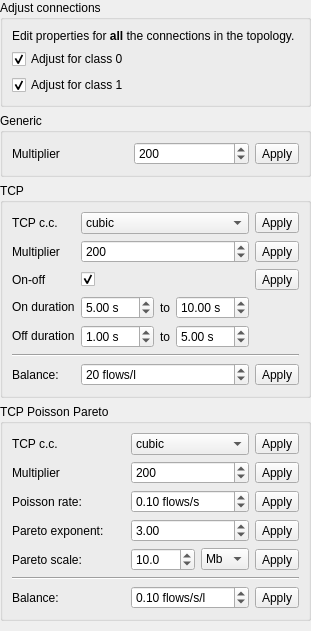
               <widget class="QWidget" name="pageAdjustConnections">
                <layout class="QVBoxLayout" name="verticalLayout_14">
                 <property name="leftMargin">
                  <number>0</number>
                 </property>
                 <property name="topMargin">
                  <number>0</number>
                 </property>
                 <property name="rightMargin">
                  <number>0</number>
                 </property>
                 <property name="bottomMargin">
                  <number>10</number>
                 </property>
                 <item>
                  <widget class="QGroupBox" name="groupBox_21">
                   <property name="sizePolicy">
                    <sizepolicy hsizetype="Preferred" vsizetype="Maximum">
                     <horstretch>0</horstretch>
                     <verstretch>0</verstretch>
                    </sizepolicy>
                   </property>
                   <property name="title">
                    <string>Adjust connections</string>
                   </property>
                   <layout class="QVBoxLayout" name="verticalLayout_15">
                    <item>
                     <widget class="QLabel" name="label_41">
                      <property name="text">
                       <string>&lt;html&gt;&lt;head/&gt;&lt;body&gt;&lt;p&gt;Edit properties for &lt;span style=&quot; font-weight:600;&quot;&gt;all&lt;/span&gt; the connections in the topology.&lt;/p&gt;&lt;/body&gt;&lt;/html&gt;</string>
                      </property>
                     </widget>
                    </item>
                    <item>
                     <widget class="QCheckBox" name="checkAdjustClass0">
                      <property name="text">
                       <string>Adjust for class 0</string>
                      </property>
                      <property name="checked">
                       <bool>true</bool>
                      </property>
                     </widget>
                    </item>
                    <item>
                     <widget class="QCheckBox" name="checkAdjustClass1">
                      <property name="text">
                       <string>Adjust for class 1</string>
                      </property>
                      <property name="checked">
                       <bool>true</bool>
                      </property>
                     </widget>
                    </item>
                   </layout>
                  </widget>
                 </item>
                 <item>
                  <widget class="QGroupBox" name="groupBox_29">
                   <property name="sizePolicy">
                    <sizepolicy hsizetype="Preferred" vsizetype="Maximum">
                     <horstretch>0</horstretch>
                     <verstretch>0</verstretch>
                    </sizepolicy>
                   </property>
                   <property name="title">
                    <string>Generic</string>
                   </property>
                   <layout class="QGridLayout" name="gridLayout_24">
                    <item row="0" column="0">
                     <widget class="QLabel" name="label_72">
                      <property name="text">
                       <string>Multiplier</string>
                      </property>
                     </widget>
                    </item>
                    <item row="0" column="1">
                     <widget class="QSpinBox" name="spinGenericMultiplier">
                      <property name="minimum">
                       <number>1</number>
                      </property>
                      <property name="maximum">
                       <number>999</number>
                      </property>
                      <property name="singleStep">
                       <number>50</number>
                      </property>
                      <property name="value">
                       <number>200</number>
                      </property>
                     </widget>
                    </item>
                    <item row="0" column="2">
                     <widget class="QToolButton" name="btnGenericMultiplier">
                      <property name="text">
                       <string>Apply</string>
                      </property>
                     </widget>
                    </item>
                   </layout>
                  </widget>
                 </item>
                 <item>
                  <widget class="QGroupBox" name="groupBox_28">
                   <property name="sizePolicy">
                    <sizepolicy hsizetype="Preferred" vsizetype="Maximum">
                     <horstretch>0</horstretch>
                     <verstretch>0</verstretch>
                    </sizepolicy>
                   </property>
                   <property name="title">
                    <string>TCP</string>
                   </property>
                   <layout class="QGridLayout" name="gridLayout_22">
                    <item row="1" column="1">
                     <widget class="QSpinBox" name="spinTCPxMultiplier">
                      <property name="minimum">
                       <number>1</number>
                      </property>
                      <property name="maximum">
                       <number>999</number>
                      </property>
                      <property name="singleStep">
                       <number>50</number>
                      </property>
                      <property name="value">
                       <number>200</number>
                      </property>
                     </widget>
                    </item>
                    <item row="4" column="1">
                     <widget class="QWidget" name="widget_18" native="true">
                      <layout class="QHBoxLayout" name="horizontalLayout_19">
                       <property name="leftMargin">
                        <number>0</number>
                       </property>
                       <property name="topMargin">
                        <number>0</number>
                       </property>
                       <property name="rightMargin">
                        <number>0</number>
                       </property>
                       <property name="bottomMargin">
                        <number>0</number>
                       </property>
                       <item>
                        <widget class="QWidget" name="widget_20" native="true">
                         <layout class="QHBoxLayout" name="horizontalLayout_20">
                          <property name="leftMargin">
                           <number>0</number>
                          </property>
                          <property name="topMargin">
                           <number>0</number>
                          </property>
                          <property name="rightMargin">
                           <number>0</number>
                          </property>
                          <property name="bottomMargin">
                           <number>0</number>
                          </property>
                          <item>
                           <widget class="QDoubleSpinBox" name="spinOffDurationMinAdjust">
                            <property name="suffix">
                             <string> s</string>
                            </property>
                            <property name="maximum">
                             <double>999.990000000000009</double>
                            </property>
                            <property name="value">
                             <double>1.000000000000000</double>
                            </property>
                           </widget>
                          </item>
                          <item>
                           <widget class="QLabel" name="label_67">
                            <property name="sizePolicy">
                             <sizepolicy hsizetype="Maximum" vsizetype="Preferred">
                              <horstretch>0</horstretch>
                              <verstretch>0</verstretch>
                             </sizepolicy>
                            </property>
                            <property name="text">
                             <string>to</string>
                            </property>
                           </widget>
                          </item>
                          <item>
                           <widget class="QDoubleSpinBox" name="spinOffDurationMaxAdjust">
                            <property name="suffix">
                             <string> s</string>
                            </property>
                            <property name="maximum">
                             <double>999.990000000000009</double>
                            </property>
                            <property name="value">
                             <double>5.000000000000000</double>
                            </property>
                           </widget>
                          </item>
                         </layout>
                        </widget>
                       </item>
                      </layout>
                     </widget>
                    </item>
                    <item row="2" column="2">
                     <widget class="QToolButton" name="btnTCPxOnOff">
                      <property name="text">
                       <string>Apply</string>
                      </property>
                     </widget>
                    </item>
                    <item row="4" column="0">
                     <widget class="QLabel" name="labelOffDuration_2">
                      <property name="sizePolicy">
                       <sizepolicy hsizetype="Preferred" vsizetype="Maximum">
                        <horstretch>0</horstretch>
                        <verstretch>0</verstretch>
                       </sizepolicy>
                      </property>
                      <property name="text">
                       <string>Off duration</string>
                      </property>
                     </widget>
                    </item>
                    <item row="3" column="0">
                     <widget class="QLabel" name="labelOnDuration_2">
                      <property name="sizePolicy">
                       <sizepolicy hsizetype="Preferred" vsizetype="Maximum">
                        <horstretch>0</horstretch>
                        <verstretch>0</verstretch>
                       </sizepolicy>
                      </property>
                      <property name="text">
                       <string>On duration</string>
                      </property>
                     </widget>
                    </item>
                    <item row="2" column="0">
                     <widget class="QLabel" name="label_65">
                      <property name="text">
                       <string>On-off</string>
                      </property>
                     </widget>
                    </item>
                    <item row="6" column="0" colspan="3">
                     <widget class="QWidget" name="widget_17" native="true">
                      <layout class="QHBoxLayout" name="horizontalLayout_18">
                       <property name="leftMargin">
                        <number>0</number>
                       </property>
                       <property name="topMargin">
                        <number>0</number>
                       </property>
                       <property name="rightMargin">
                        <number>0</number>
                       </property>
                       <property name="bottomMargin">
                        <number>0</number>
                       </property>
                       <item>
                        <widget class="Line" name="line_2">
                         <property name="orientation">
                          <enum>Qt::Horizontal</enum>
                         </property>
                        </widget>
                       </item>
                      </layout>
                     </widget>
                    </item>
                    <item row="2" column="1">
                     <widget class="QCheckBox" name="checkTCPxOnOff">
                      <property name="text">
                       <string/>
                      </property>
                      <property name="checked">
                       <bool>true</bool>
                      </property>
                     </widget>
                    </item>
                    <item row="7" column="2">
                     <widget class="QToolButton" name="btnTCPxMultiplierBalance">
                      <property name="text">
                       <string>Apply</string>
                      </property>
                     </widget>
                    </item>
                    <item row="7" column="1">
                     <widget class="QSpinBox" name="spinTCPxMultiplierBalance">
                      <property name="suffix">
                       <string> flows/l</string>
                      </property>
                      <property name="minimum">
                       <number>1</number>
                      </property>
                      <property name="maximum">
                       <number>999</number>
                      </property>
                      <property name="singleStep">
                       <number>50</number>
                      </property>
                      <property name="value">
                       <number>20</number>
                      </property>
                     </widget>
                    </item>
                    <item row="7" column="0">
                     <widget class="QLabel" name="label_63">
                      <property name="text">
                       <string>Balance:</string>
                      </property>
                     </widget>
                    </item>
                    <item row="3" column="1">
                     <widget class="QWidget" name="widget_19" native="true">
                      <layout class="QGridLayout" name="gridLayout_23">
                       <property name="leftMargin">
                        <number>0</number>
                       </property>
                       <property name="topMargin">
                        <number>0</number>
                       </property>
                       <property name="rightMargin">
                        <number>0</number>
                       </property>
                       <property name="bottomMargin">
                        <number>0</number>
                       </property>
                       <item row="0" column="2">
                        <widget class="QDoubleSpinBox" name="spinOnDurationMinAdjust">
                         <property name="suffix">
                          <string> s</string>
                         </property>
                         <property name="maximum">
                          <double>999.990000000000009</double>
                         </property>
                         <property name="value">
                          <double>5.000000000000000</double>
                         </property>
                        </widget>
                       </item>
                       <item row="0" column="4">
                        <widget class="QDoubleSpinBox" name="spinOnDurationMaxAdjust">
                         <property name="suffix">
                          <string> s</string>
                         </property>
                         <property name="maximum">
                          <double>999.990000000000009</double>
                         </property>
                         <property name="value">
                          <double>10.000000000000000</double>
                         </property>
                        </widget>
                       </item>
                       <item row="0" column="3">
                        <widget class="QLabel" name="label_66">
                         <property name="sizePolicy">
                          <sizepolicy hsizetype="Maximum" vsizetype="Preferred">
                           <horstretch>0</horstretch>
                           <verstretch>0</verstretch>
                          </sizepolicy>
                         </property>
                         <property name="text">
                          <string>to</string>
                         </property>
                        </widget>
                       </item>
                      </layout>
                     </widget>
                    </item>
                    <item row="1" column="2">
                     <widget class="QToolButton" name="btnTCPxMultiplier">
                      <property name="text">
                       <string>Apply</string>
                      </property>
                     </widget>
                    </item>
                    <item row="1" column="0">
                     <widget class="QLabel" name="label_64">
                      <property name="text">
                       <string>Multiplier</string>
                      </property>
                     </widget>
                    </item>
                    <item row="0" column="0">
                     <widget class="QLabel" name="label_73">
                      <property name="text">
                       <string>TCP c.c.</string>
                      </property>
                     </widget>
                    </item>
                    <item row="0" column="1">
                     <widget class="QComboBox" name="cmbTcpCongestionControl">
                      <property name="sizeAdjustPolicy">
                       <enum>QComboBox::AdjustToContents</enum>
                      </property>
                      <item>
                       <property name="text">
                        <string>cubic</string>
                       </property>
                      </item>
                      <item>
                       <property name="text">
                        <string>reno</string>
                       </property>
                      </item>
                     </widget>
                    </item>
                    <item row="0" column="2">
                     <widget class="QToolButton" name="btnTcpCongestionCOntrol">
                      <property name="text">
                       <string>Apply</string>
                      </property>
                     </widget>
                    </item>
                   </layout>
                  </widget>
                 </item>
                 <item>
                  <widget class="QGroupBox" name="groupBox_22">
                   <property name="sizePolicy">
                    <sizepolicy hsizetype="Preferred" vsizetype="Maximum">
                     <horstretch>0</horstretch>
                     <verstretch>0</verstretch>
                    </sizepolicy>
                   </property>
                   <property name="title">
                    <string>TCP Poisson Pareto</string>
                   </property>
                   <layout class="QGridLayout" name="gridLayout_15">
                    <item row="1" column="2">
                     <widget class="QToolButton" name="btnTCPParetoMultiplier">
                      <property name="text">
                       <string>Apply</string>
                      </property>
                     </widget>
                    </item>
                    <item row="6" column="0">
                     <widget class="QLabel" name="label_62">
                      <property name="text">
                       <string>Balance:</string>
                      </property>
                     </widget>
                    </item>
                    <item row="5" column="0" colspan="3">
                     <widget class="QWidget" name="widget_16" native="true">
                      <layout class="QHBoxLayout" name="horizontalLayout_17">
                       <property name="leftMargin">
                        <number>0</number>
                       </property>
                       <property name="topMargin">
                        <number>0</number>
                       </property>
                       <property name="rightMargin">
                        <number>0</number>
                       </property>
                       <property name="bottomMargin">
                        <number>0</number>
                       </property>
                       <item>
                        <widget class="Line" name="line">
                         <property name="orientation">
                          <enum>Qt::Horizontal</enum>
                         </property>
                        </widget>
                       </item>
                      </layout>
                     </widget>
                    </item>
                    <item row="3" column="1">
                     <widget class="QDoubleSpinBox" name="spinTCPParetoExp">
                      <property name="maximum">
                       <double>999.000000000000000</double>
                      </property>
                      <property name="singleStep">
                       <double>0.100000000000000</double>
                      </property>
                      <property name="value">
                       <double>3.000000000000000</double>
                      </property>
                     </widget>
                    </item>
                    <item row="2" column="2">
                     <widget class="QToolButton" name="btnTCPPoissonProb">
                      <property name="text">
                       <string>Apply</string>
                      </property>
                     </widget>
                    </item>
                    <item row="2" column="0">
                     <widget class="QLabel" name="label_42">
                      <property name="text">
                       <string>Poisson rate:</string>
                      </property>
                     </widget>
                    </item>
                    <item row="6" column="2">
                     <widget class="QToolButton" name="btnTCPPoissonBalanceRates">
                      <property name="text">
                       <string>Apply</string>
                      </property>
                     </widget>
                    </item>
                    <item row="4" column="1">
                     <widget class="QWidget" name="widget_8" native="true">
                      <layout class="QHBoxLayout" name="horizontalLayout_8">
                       <property name="leftMargin">
                        <number>0</number>
                       </property>
                       <property name="topMargin">
                        <number>0</number>
                       </property>
                       <property name="rightMargin">
                        <number>0</number>
                       </property>
                       <property name="bottomMargin">
                        <number>0</number>
                       </property>
                       <item>
                        <widget class="QDoubleSpinBox" name="spinTCPParetoScale">
                         <property name="prefix">
                          <string/>
                         </property>
                         <property name="suffix">
                          <string/>
                         </property>
                         <property name="decimals">
                          <number>1</number>
                         </property>
                         <property name="minimum">
                          <double>0.100000000000000</double>
                         </property>
                         <property name="maximum">
                          <double>9999.000000000000000</double>
                         </property>
                         <property name="singleStep">
                          <double>1.000000000000000</double>
                         </property>
                         <property name="value">
                          <double>10.000000000000000</double>
                         </property>
                        </widget>
                       </item>
                       <item>
                        <widget class="QComboBox" name="cmbTCPParetoScaleUnit">
                         <property name="currentIndex">
                          <number>2</number>
                         </property>
                         <property name="sizeAdjustPolicy">
                          <enum>QComboBox::AdjustToContents</enum>
                         </property>
                         <item>
                          <property name="text">
                           <string>b</string>
                          </property>
                         </item>
                         <item>
                          <property name="text">
                           <string>Kb</string>
                          </property>
                         </item>
                         <item>
                          <property name="text">
                           <string>Mb</string>
                          </property>
                         </item>
                         <item>
                          <property name="text">
                           <string>Gb</string>
                          </property>
                         </item>
                         <item>
                          <property name="text">
                           <string>B</string>
                          </property>
                         </item>
                         <item>
                          <property name="text">
                           <string>KB</string>
                          </property>
                         </item>
                         <item>
                          <property name="text">
                           <string>MB</string>
                          </property>
                         </item>
                         <item>
                          <property name="text">
                           <string>GB</string>
                          </property>
                         </item>
                        </widget>
                       </item>
                      </layout>
                     </widget>
                    </item>
                    <item row="4" column="2">
                     <widget class="QToolButton" name="btnTCPParetoScale">
                      <property name="text">
                       <string>Apply</string>
                      </property>
                     </widget>
                    </item>
                    <item row="6" column="1">
                     <widget class="QDoubleSpinBox" name="spinTCPPoissonRateBalance">
                      <property name="suffix">
                       <string> flows/s/l</string>
                      </property>
                      <property name="maximum">
                       <double>99.000000000000000</double>
                      </property>
                      <property name="singleStep">
                       <double>0.100000000000000</double>
                      </property>
                      <property name="value">
                       <double>0.100000000000000</double>
                      </property>
                     </widget>
                    </item>
                    <item row="4" column="0">
                     <widget class="QLabel" name="label_43">
                      <property name="text">
                       <string>Pareto scale:</string>
                      </property>
                     </widget>
                    </item>
                    <item row="3" column="0">
                     <widget class="QLabel" name="label_44">
                      <property name="text">
                       <string>Pareto exponent:</string>
                      </property>
                     </widget>
                    </item>
                    <item row="3" column="2">
                     <widget class="QToolButton" name="btnTCPParetoExp">
                      <property name="text">
                       <string>Apply</string>
                      </property>
                     </widget>
                    </item>
                    <item row="2" column="1">
                     <widget class="QDoubleSpinBox" name="spinTCPPoissonProb">
                      <property name="suffix">
                       <string> flows/s</string>
                      </property>
                      <property name="maximum">
                       <double>99.000000000000000</double>
                      </property>
                      <property name="singleStep">
                       <double>0.100000000000000</double>
                      </property>
                      <property name="value">
                       <double>0.100000000000000</double>
                      </property>
                     </widget>
                    </item>
                    <item row="1" column="0">
                     <widget class="QLabel" name="label_69">
                      <property name="text">
                       <string>Multiplier</string>
                      </property>
                     </widget>
                    </item>
                    <item row="1" column="1">
                     <widget class="QSpinBox" name="spinTCPParetoMultiplier">
                      <property name="minimum">
                       <number>1</number>
                      </property>
                      <property name="maximum">
                       <number>100000</number>
                      </property>
                      <property name="singleStep">
                       <number>50</number>
                      </property>
                      <property name="value">
                       <number>200</number>
                      </property>
                     </widget>
                    </item>
                    <item row="0" column="0">
                     <widget class="QLabel" name="label_75">
                      <property name="text">
                       <string>TCP c.c.</string>
                      </property>
                     </widget>
                    </item>
                    <item row="0" column="1">
                     <widget class="QComboBox" name="cmbTcpParetoCongestionControl">
                      <property name="sizeAdjustPolicy">
                       <enum>QComboBox::AdjustToContents</enum>
                      </property>
                      <item>
                       <property name="text">
                        <string>cubic</string>
                       </property>
                      </item>
                      <item>
                       <property name="text">
                        <string>reno</string>
                       </property>
                      </item>
                     </widget>
                    </item>
                    <item row="0" column="2">
                     <widget class="QToolButton" name="btnTcpParetoCongestionControl">
                      <property name="text">
                       <string>Apply</string>
                      </property>
                     </widget>
                    </item>
                   </layout>
                  </widget>
                 </item>
                </layout>
               </widget>
